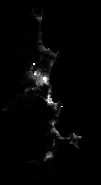
#> input picture src/generated images/normalizada_blumenau_2015.png, 101 x 185 px
$ python -i preprocess_normalize.py   (imports and definitions only)   (older library calls are emulated)
#> lines starting #> are read from the running program, lines starting #| are printed output that depends on the picture; after the words box and inside, x2 and y2 are one past the last pixel; in counts of white or black regions, pixels touching at a corner belong together
import cv2
import numpy as np
import os

def preprocess_image(input_data, output_filename, threshold_value=None):
    # Carregar imagem a partir do caminho (str) ou aceitar o array numpy diretamente
#> called with output_filename = 'out.png'
    if isinstance(input_data, str):
        img = cv2.imread(input_data, cv2.IMREAD_UNCHANGED)
#> img is the input picture: shape (185, 101); min 0, max 255, mean 4.4
        if img is None:
            raise FileNotFoundError(f"Erro ao carregar a imagem: {input_data}")
    else:
        img = input_data.copy()

    # Substituir Not-A-Number (NaN) por 0
    img = np.nan_to_num(img, nan=0.0)

    # Garantir que não existam valores negativos (ruído indesejado de sensores de satélite)
    img[img < 0] = 0

    # Remove outliers extremos cortando valores acima do percentil 99.9%
    max_val = np.percentile(img, 99.9)
#> max_val = 254.3
    img_clipped = np.clip(img, 0, max_val)

    # 1. NORMALIZAÇÃO:
    img_norm = cv2.normalize(img_clipped, None, 0, 255, cv2.NORM_MINMAX, dtype=cv2.CV_8U)

    # 2. BINARIZAÇÃO (Transfomação em Preto e Branco puro):
    # Todos os pixels acima de 'threshold_value' viram branco (255), os que estão abaixo viram preto (0)
    if threshold_value is None:
        # Se não informarmos limite, usamos o algoritmo de Otsu que calcula o ponto ótimo matematicamente
        ret, img_binaria = cv2.threshold(img_norm, 0, 255, cv2.THRESH_BINARY + cv2.THRESH_OTSU)
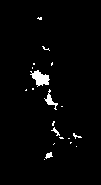
#> img_binaria: shape (185, 101); 2.3% white; 20 white regions (15 under 20 px), largest, box (x1, y1, x2, y2) and area: (30, 70, 50, 87) 188, (44, 89, 58, 110) 85, (45, 152, 53, 159) 32, (51, 127, 60, 136) 28, (73, 133, 82, 139) 21
#> ret = 56
        print(f"Limiar de Otsu calculado: {ret}")
#| Limiar de Otsu calculado: 56.0
    else:
        # Usamos o limite manual que escolhermos (0 a 255)
        ret, img_binaria = cv2.threshold(img_norm, threshold_value, 255, cv2.THRESH_BINARY)
        print(f"Limiar manual utilizado: {threshold_value}")

    # Salvar a imagem normalizada em cinza e a imagem binarizada PB
    base_dir = os.path.dirname(os.path.abspath(__file__))
    output_dir = os.path.join(base_dir, "generated_images")
    os.makedirs(output_dir, exist_ok=True)

    norm_path = os.path.join(output_dir, f"normalizada_{output_filename}")
    bin_path = os.path.join(output_dir, f"binaria_{output_filename}")

    cv2.imwrite(norm_path, img_norm)
    cv2.imwrite(bin_path, img_binaria)

    print(f"Arquivos salvos:\n -> {norm_path}\n -> {bin_path}")
    return img_binaria, img_norm

def main():
    base_path = os.path.dirname(os.path.abspath(__file__))

    print("Iniciando Módulo de Pré-processamento e Normalização...")

    for year in range(2015, 2026):
        images_of_year = []

        # Iterar por todos os meses (1 a 12)
        for month in range(1, 13):
            month_str = f"{month:02d}"
            img_path = os.path.join(base_path, "data", "NTL_LITORAL_SC", "QGIS_LITORAL", "RASTER", "NTL_LITORAL", f"NTL_{year}", f"VIIRS_NTL_MedianaMensal_Blumenau_{year}_{month_str}_reprojetada.tif")

            if os.path.exists(img_path):
                img = cv2.imread(img_path, cv2.IMREAD_UNCHANGED)
                if img is not None:
                    images_of_year.append(img)

        if images_of_year:
            print(f"\nProcessando Blumenau {year} ({len(images_of_year)} meses encontrados)...")

            # Garante que tenham a mesma dimensão antes do empilhamento
            min_h = min(im.shape[0] for im in images_of_year)
            min_w = min(im.shape[1] for im in images_of_year)
            images_cropped = [im[:min_h, :min_w] for im in images_of_year]

            # Calcula a mediana de todos os meses para cada pixel
            median_img = np.median(np.stack(images_cropped, axis=0), axis=0)

            preprocess_image(median_img, f"blumenau_{year}.png", threshold_value=15)

# [2 lines not run here, left out]

>>> result = preprocess_image('generated images/normalizada_blumenau_2015.png', 'out.png')
